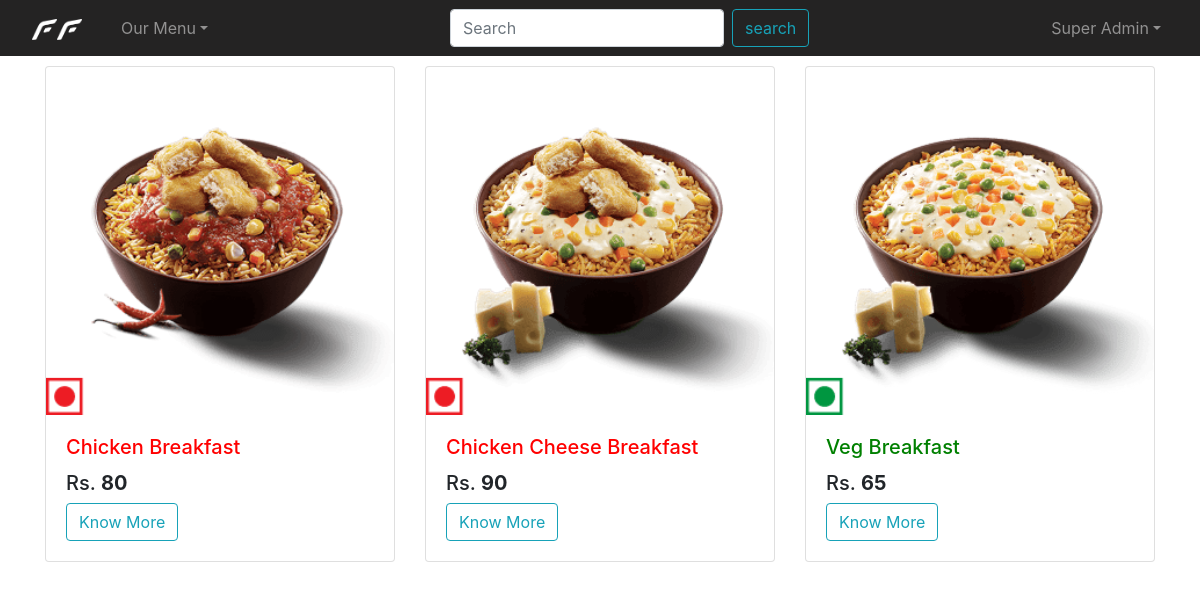
The page /src/menu.php?type=1 (signed in) on the database its author committed.
### tables this page shows
CREATE TABLE `food` (
  `id` int(11) NOT NULL,
  `category` int(11) NOT NULL,
  `food_name` varchar(255) NOT NULL,
  `veg_nonveg` varchar(15) NOT NULL,
  `food_img` varchar(255) NOT NULL,
  `price` int(11) NOT NULL,
  `quantity` int(11) NOT NULL
);

### src/menu.php (the view, shortened to what this page needs)
<?php
include('../includes/nav-top.php');
if(isset($_GET['type'])){
    $type = $_GET['type'];
    $result=mysqli_query($db,"SELECT * FROM `food` WHERE `category`=$type;");
    ?>
    <div class="container">
       <?php
            if($result->num_rows>0){
                $change_row = 0;
                while($row=$result->fetch_assoc()){
                if($change_row % 3 == 0 || $change_row == 0){  echo "<div class='row'>";}
        ?>
        <div class="col-sm-12 col-md-4" style="margin-top:10px;">
            <div class="card">
              <img class="card-img-top" src="../images/food/<?php echo $row['food_img']; ?>" alt="Card image cap">
              <div class="card-body">
                <?php
                    if($row['veg_nonveg']=='veg'){?>
                        <h5 class="card-title" style="color: green;"><?php echo $row['food_name']; ?></h5>
                    <?php }
                    else{ ?>
                        <h5 class="card-title" style="color: red;"><?php echo $row['food_name']; ?></h5>
                <?php    }
                  ?>
                <h5 class="card-text">Rs. <b><?php echo $row['price']; ?></b></h5>
                <a href="food-detail.php?id=<?php echo $row['id']; ?>" class="btn btn-outline-info">Know More</a>
              </div>
            </div>
        </div>
<?php
$change_row++;
if($change_row % 3 == 0 || $change_row == 0){  echo "</div>";}
                }
            }
    echo '</div>';
        }
?>
<?php include('../includes/footer-bottom.php')?>

### includes/nav-top.php (shortened to what this page needs)
<!doctype html>
<html lang="en">
  <head>
    <link rel="stylesheet" href="../css/bootstrap.min.css">
    <link rel="stylesheet" href="../css/fawesome/css/all.css">
  </head>
  <body>
<nav class="navbar navbar-expand-lg navbar-dark bg-black">
   <a class="nav-link" href="../src/home.php"><img src="../images/logo2.png" style="width:50px;"></a>
    <div class="container">
          <div class="collapse navbar-collapse" id="navbarTogglerDemo01">
                <ul class="nav navbar-nav pull-sm-left">
                      <ul class="navbar-nav mr-right mt-2 mt-lg-0">
                          <li class="nav-item dropdown bg-primary">
                            <a class="nav-link dropdown-toggle bg-black" href="#" id="navbarDropdown" role="button" data-toggle="dropdown" aria-haspopup="true" aria-expanded="false">Our Menu</a>
                          </li>
                    </ul>
                </ul>
                <ul class="nav navbar-nav navbar-logo mx-auto">
                  <li class="nav-item">
                        <form class="form-inline my-2 my-lg-0" action="" method="post">
                            <input class="form-control mr-sm-2" name="searchx" type="text" placeholder="Search" aria-label="Search">
                            <input class="btn btn-outline-info my-2 my-sm-0" type="submit" value="search" name="searchc">
                        </form>
                  </li>
                </ul>
                <ul class="nav navbar-nav pull-sm-right">
                      <ul class="navbar-nav mr-right mt-2 mt-lg-0">
                          <li class="nav-item dropdown bg-primary">
                            <a class="nav-link dropdown-toggle bg-black" href="#" id="navbarDropdown" role="button" data-toggle="dropdown" aria-haspopup="true" aria-expanded="false"><?php echo $_SESSION['fname'].' '.$_SESSION['lname']; ?></a>
                          </li>
                    </ul>
                </ul>
          </div>
    </div>
</nav>

### includes/footer-bottom.php (shortened to what this page needs)
  </body>
</html>

### includes/nav-top.php (style rules this page uses)
.bg-black { background-color: #242323; }

### rows shown on the page
food: food_img (picture), food_name "Chicken Breakfast", price "80"
food: food_img (picture), food_name "Chicken Cheese Breakfast", price "90"
food: food_img (picture), food_name "Veg Breakfast", price "65"

### other values the page prints
$_SESSION['fname'] "Super"
$_SESSION['lname'] "Admin"
